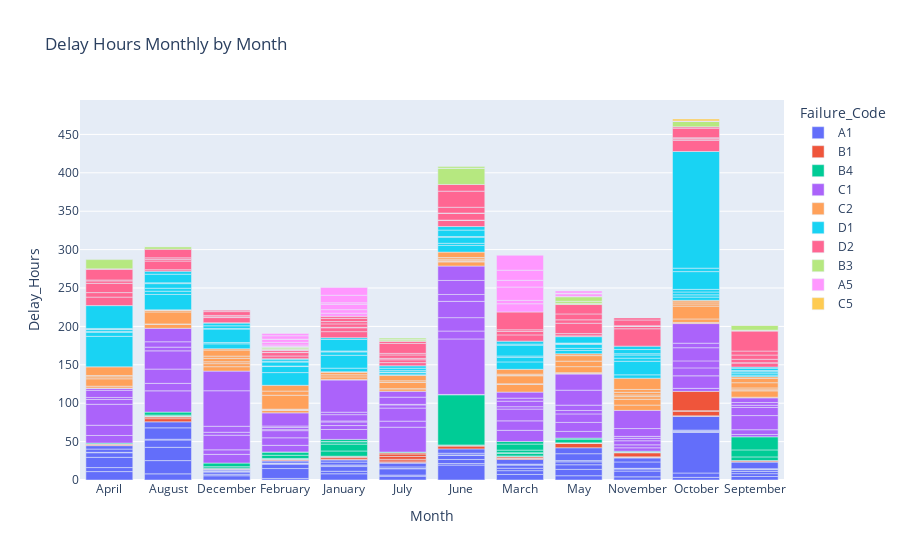

Write notebook code for a chart like this one.
### Code cell
fig = px.bar(ml_csv_group,
            x="Month", 
            y="Delay_Hours", 
            color="Failure_Code", 
            title="Delay Hours Monthly by Month"
          )

fig.show()

### Figure 1 — Plotly figure (JSON) as saved in the notebook; plotly's stock layout.template omitted (floating-point values rounded to 4 significant figures)
{"data": [{"hovertemplate": "Failure_Code=A1<br>Month=%{x}<br>Delay_Hours=%{y}<extra></extra>", "legendgroup": "A1", "marker": {"color": "#636efa", "pattern": {"shape": ""}}, "name": "A1", "orientation": "v", "showlegend": true, "textposition": "auto", "type": "bar", "x": ["April", "April", "April", "April", "April", "April", "April", "August", "August", "August", "August", "August", "August", "August", "December", "December", "December", "December", "December", "December", "December", "February", "February", "February", "February", "February", "February", "February", "January", "January", "January", "January", "January", "January", "January", "July", "July", "July", "July", "July", "July", "July", "June", "June", "June", "June", "June", "June", "June", "March", "March", "March", "March", "March", "March", "March", "May", "May", "May", "May", "May", "May", "May", "November", "November", "November", "November", "November", "November", "November", "October", "October", "October", "October", "October", "October", "October", "September", "September", "September", "September", "September", "September", "September"], "xaxis": "x", "y": [10.96, 5.22, 13.32, 6.03, 0.48, 4.26, 4.47, 8.01, 17.25, 17.3, 9.52, 0.99, 14.87, 7.8, 5.53, 1.97, 2.82, 1.08, 0.55, 0.22, 1.96, 2.04, 12.85, 5.91, 0.42, 0.13, 0.73, 2.63, 8.11, 3.3, 6.12, 2.05, 0.1, 3.61, 2.9, 4.96, 1.44, 8.2, 0.37, 2.08, 4.82, 0.84, 19.43, 1.99, 5.29, 5.21, 0.78, 2.16, 5.65, 7.24, 4.93, 3.22, 4.0, 0.95, 0.32, 6.16, 5.58, 8.24, 6.03, 3.78, 1.61, 9.02, 7.74, 4.12, 7.49, 2.69, 0.88, 0.05, 8.26, 5.24, 3.42, 5.7, 52.74, 1.1, 0.93, 1.08, 17.89, 4.56, 3.69, 2.85, 2.38, 0.44, 0.81, 8.84], "yaxis": "y"}, {"hovertemplate": "Failure_Code=B1<br>Month=%{x}<br>Delay_Hours=%{y}<extra></extra>", "legendgroup": "B1", "marker": {"color": "#EF553B", "pattern": {"shape": ""}}, "name": "B1", "orientation": "v", "showlegend": true, "textposition": "auto", "type": "bar", "x": ["April", "April", "August", "August", "August", "December", "December", "February", "February", "February", "January", "January", "January", "January", "July", "July", "July", "July", "July", "June", "June", "March", "March", "March", "May", "May", "May", "May", "November", "November", "November", "November", "November", "October", "October", "October", "October", "September", "September", "September"], "xaxis": "x", "y": [0.92, 1.08, 4.12, 2.16, 0.75, 0.04, 0.9, 1.16, 0.7, 0.57, 0.48, 2.42, 0.16, 1.65, 2.06, 2.22, 3.65, 3.23, 1.49, 3.66, 0.6, 1.32, 0.08, 1.87, 5.72, 0.08, 0.25, 0.34, 0.58, 0.08, 0.6, 0.14, 5.3, 0.67, 6.03, 0.74, 25.12, 0.1, 1.41, 0.24], "yaxis": "y"}, {"hovertemplate": "Failure_Code=B4<br>Month=%{x}<br>Delay_Hours=%{y}<extra></extra>", "legendgroup": "B4", "marker": {"color": "#00cc96", "pattern": {"shape": ""}}, "name": "B4", "orientation": "v", "showlegend": true, "textposition": "auto", "type": "bar", "x": ["April", "April", "August", "August", "August", "August", "December", "December", "December", "February", "February", "February", "February", "February", "January", "January", "January", "January", "January", "January", "July", "June", "June", "June", "June", "March", "March", "March", "March", "March", "March", "March", "May", "May", "November", "November", "November", "September", "September", "September"], "xaxis": "x", "y": [0.25, 1.08, 0.57, 0.1, 1.08, 3.87, 2.23, 0.08, 4.68, 0.42, 0.51, 4.15, 4.17, 0.18, 0.08, 6.81, 8.93, 3.08, 0.37, 2.67, 1.0, 0.91, 65.36, 0.17, 0.17, 1.1, 0.18, 3.42, 0.75, 3.37, 7.92, 3.31, 4.8, 1.37, 0.72, 0.18, 1.13, 4.77, 9.13, 17.03], "yaxis": "y"}, {"hovertemplate": "Failure_Code=C1<br>Month=%{x}<br>Delay_Hours=%{y}<extra></extra>", "legendgroup": "C1", "marker": {"color": "#ab63fa", "pattern": {"shape": ""}}, "name": "C1", "orientation": "v", "showlegend": true, "textposition": "auto", "type": "bar", "x": ["April", "April", "April", "April", "April", "April", "April", "August", "August", "August", "August", "August", "August", "August", "December", "December", "December", "December", "December", "December", "December", "February", "February", "February", "February", "February", "February", "February", "January", "January", "January", "January", "January", "January", "January", "July", "July", "July", "July", "July", "July", "July", "June", "June", "June", "June", "June", "June", "June", "March", "March", "March", "March", "March", "March", "March", "May", "May", "May", "May", "May", "May", "May", "November", "November", "November", "November", "November", "November", "November", "October", "October", "October", "October", "October", "October", "October", "September", "September", "September", "September", "September", "September", "September"], "xaxis": "x", "y": [9.9, 13.34, 27.3, 6.23, 2.66, 9.33, 2.64, 27.72, 9.71, 18.6, 23.72, 4.88, 6.96, 17.5, 11.33, 5.88, 19.06, 3.85, 7.8, 46.25, 25.55, 8.56, 9.83, 9.28, 1.34, 2.83, 1.9, 17.1, 12.93, 5.14, 4.71, 1.28, 8.2, 3.18, 41.95, 32.41, 7.88, 16.99, 4.18, 0.67, 9.36, 7.72, 72.28, 10.33, 17.43, 21.19, 8.97, 18.27, 18.77, 14.53, 12.34, 15.33, 3.1, 7.19, 3.98, 7.84, 8.7, 11.72, 11.07, 4.49, 6.94, 19.47, 21.0, 4.47, 3.87, 5.28, 3.18, 2.55, 10.2, 23.67, 3.92, 16.32, 10.34, 9.11, 17.15, 5.88, 25.55, 3.06, 6.18, 18.4, 10.5, 2.93, 3.54, 6.13], "yaxis": "y"}, {"hovertemplate": "Failure_Code=C2<br>Month=%{x}<br>Delay_Hours=%{y}<extra></extra>", "legendgroup": "C2", "marker": {"color": "#FFA15A", "pattern": {"shape": ""}}, "name": "C2", "orientation": "v", "showlegend": true, "textposition": "auto", "type": "bar", "x": ["April", "April", "April", "April", "April", "April", "August", "August", "August", "August", "August", "August", "December", "December", "December", "December", "December", "December", "December", "February", "February", "February", "February", "February", "February", "February", "January", "January", "January", "January", "January", "July", "July", "July", "July", "July", "July", "June", "June", "June", "June", "June", "June", "March", "March", "March", "March", "March", "March", "May", "May", "May", "May", "May", "May", "November", "November", "November", "November", "November", "November", "November", "October", "October", "October", "October", "October", "October", "September", "September", "September", "September", "September", "September", "September"], "xaxis": "x", "y": [0.28, 2.4, 9.61, 2.57, 1.77, 11.21, 5.08, 0.7, 15.57, 1.93, 0.4, 0.4, 5.75, 3.96, 2.46, 4.51, 2.85, 7.9, 1.75, 3.05, 0.38, 0.9, 0.5, 18.14, 5.4, 7.53, 0.78, 3.25, 2.77, 3.27, 0.63, 3.1, 0.3, 8.02, 0.03, 2.1, 7.22, 5.41, 0.42, 1.13, 2.0, 2.1, 7.07, 10.09, 0.73, 10.49, 0.28, 1.78, 6.31, 0.72, 1.12, 7.83, 7.16, 7.18, 2.43, 6.86, 7.62, 3.41, 2.17, 3.45, 3.73, 14.65, 1.48, 4.53, 16.73, 2.82, 2.64, 2.07, 0.85, 8.22, 1.39, 2.44, 6.79, 5.6, 2.19], "yaxis": "y"}, {"hovertemplate": "Failure_Code=D1<br>Month=%{x}<br>Delay_Hours=%{y}<extra></extra>", "legendgroup": "D1", "marker": {"color": "#19d3f3", "pattern": {"shape": ""}}, "name": "D1", "orientation": "v", "showlegend": true, "textposition": "auto", "type": "bar", "x": ["April", "April", "April", "April", "April", "April", "April", "August", "August", "August", "August", "August", "August", "August", "December", "December", "December", "December", "December", "December", "February", "February", "February", "February", "February", "February", "February", "January", "January", "January", "January", "January", "January", "January", "July", "July", "July", "July", "July", "July", "July", "June", "June", "June", "June", "June", "June", "March", "March", "March", "March", "March", "March", "May", "May", "May", "May", "May", "May", "May", "November", "November", "November", "November", "November", "November", "November", "October", "October", "October", "October", "October", "October", "October", "September", "September", "September", "September", "September", "September", "September"], "xaxis": "x", "y": [39.75, 5.12, 1.42, 2.58, 0.47, 0.7, 29.71, 20.04, 4.2, 3.91, 6.0, 1.07, 11.2, 3.96, 6.34, 1.75, 17.51, 0.66, 3.57, 3.68, 16.57, 7.84, 0.68, 5.22, 0.67, 2.39, 1.3, 4.74, 16.73, 4.41, 1.08, 0.17, 14.98, 2.24, 0.66, 2.72, 0.5, 0.5, 2.0, 2.84, 3.14, 8.69, 2.8, 7.84, 1.0, 8.35, 4.64, 9.64, 6.01, 1.7, 14.12, 1.4, 3.8, 4.17, 2.92, 5.04, 1.0, 0.58, 0.25, 8.34, 4.38, 17.64, 4.08, 4.09, 1.7, 5.43, 4.42, 4.17, 2.98, 3.7, 3.42, 23.12, 4.48, 151.9, 1.38, 2.55, 2.41, 1.41, 0.28, 3.07, 1.5], "yaxis": "y"}, {"hovertemplate": "Failure_Code=D2<br>Month=%{x}<br>Delay_Hours=%{y}<extra></extra>", "legendgroup": "D2", "marker": {"color": "#FF6692", "pattern": {"shape": ""}}, "name": "D2", "orientation": "v", "showlegend": true, "textposition": "auto", "type": "bar", "x": ["April", "April", "April", "April", "April", "April", "April", "August", "August", "August", "August", "August", "December", "December", "December", "December", "December", "December", "February", "February", "February", "February", "February", "February", "January", "January", "January", "January", "January", "January", "January", "July", "July", "July", "July", "July", "July", "July", "June", "June", "June", "June", "June", "June", "June", "March", "March", "March", "March", "May", "May", "May", "May", "May", "May", "November", "November", "November", "November", "November", "November", "October", "October", "October", "October", "October", "October", "September", "September", "September", "September", "September", "September"], "xaxis": "x", "y": [11.09, 5.87, 12.06, 3.15, 1.23, 13.96, 0.5, 1.96, 11.2, 2.14, 2.02, 11.28, 0.33, 6.7, 0.92, 1.9, 4.94, 1.72, 3.52, 4.42, 0.33, 2.47, 0.07, 1.21, 7.92, 5.03, 0.58, 4.46, 3.06, 4.16, 2.67, 4.16, 3.69, 1.83, 4.48, 2.0, 12.95, 2.98, 7.83, 0.52, 8.75, 0.42, 7.57, 20.94, 8.73, 8.15, 4.42, 2.19, 23.25, 1.0, 2.92, 13.48, 4.49, 7.67, 12.24, 22.64, 2.92, 0.5, 0.5, 7.51, 2.7, 14.4, 2.04, 0.25, 1.16, 12.5, 1.79, 5.27, 0.45, 4.42, 5.52, 5.18, 25.98], "yaxis": "y"}, {"hovertemplate": "Failure_Code=B3<br>Month=%{x}<br>Delay_Hours=%{y}<extra></extra>", "legendgroup": "B3", "marker": {"color": "#B6E880", "pattern": {"shape": ""}}, "name": "B3", "orientation": "v", "showlegend": true, "textposition": "auto", "type": "bar", "x": ["April", "August", "August", "February", "February", "February", "July", "July", "July", "June", "June", "June", "May", "May", "May", "October", "October", "September", "September", "September"], "xaxis": "x", "y": [12.07, 3.27, 0.07, 0.88, 1.57, 0.85, 0.47, 1.92, 1.58, 20.79, 0.45, 2.28, 1.52, 2.65, 5.95, 6.9, 0.3, 0.75, 0.45, 6.13], "yaxis": "y"}, {"hovertemplate": "Failure_Code=A5<br>Month=%{x}<br>Delay_Hours=%{y}<extra></extra>", "legendgroup": "A5", "marker": {"color": "#FF97FF", "pattern": {"shape": ""}}, "name": "A5", "orientation": "v", "showlegend": true, "textposition": "auto", "type": "bar", "x": ["February", "February", "February", "February", "February", "February", "February", "January", "January", "January", "January", "January", "January", "March", "March", "March", "March", "March", "March", "May", "May", "May", "May", "May", "October"], "xaxis": "x", "y": [0.53, 1.97, 3.48, 4.04, 0.1, 4.4, 3.02, 4.07, 4.6, 6.98, 1.9, 9.84, 10.03, 10.71, 4.33, 17.44, 8.7, 13.19, 19.44, 0.47, 3.34, 0.47, 0.47, 2.8, 0.5], "yaxis": "y"}, {"hovertemplate": "Failure_Code=C5<br>Month=%{x}<br>Delay_Hours=%{y}<extra></extra>", "legendgroup": "C5", "marker": {"color": "#FECB52", "pattern": {"shape": ""}}, "name": "C5", "orientation": "v", "showlegend": true, "textposition": "auto", "type": "bar", "x": ["October", "September"], "xaxis": "x", "y": [2.47, 0.34], "yaxis": "y"}], "layout": {"barmode": "relative", "legend": {"title": {"text": "Failure_Code"}, "tracegroupgap": 0}, "title": {"text": "Delay Hours Monthly by Month"}, "xaxis": {"anchor": "y", "domain": [0, 1], "title": {"text": "Month"}}, "yaxis": {"anchor": "x", "domain": [0, 1], "title": {"text": "Delay_Hours"}}}}
